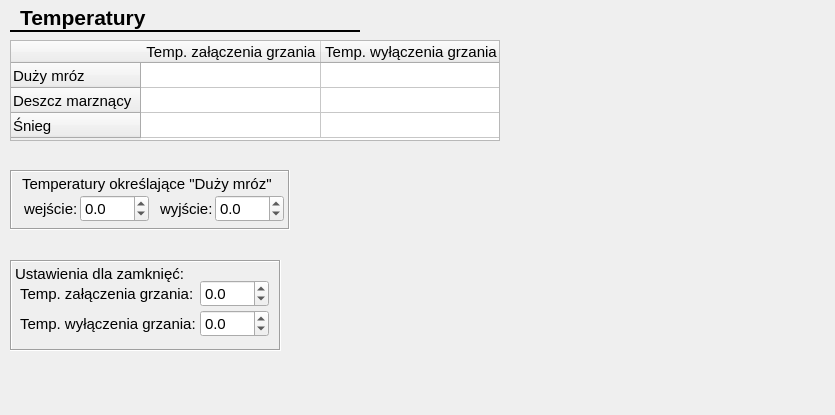
<?xml version="1.0" encoding="UTF-8"?>
<ui version="4.0">
 <class>CTemperaturesCfgForm</class>
 <widget class="QWidget" name="CTemperaturesCfgForm">
  <property name="geometry">
   <rect>
    <x>0</x>
    <y>0</y>
    <width>835</width>
    <height>415</height>
   </rect>
  </property>
  <property name="windowTitle">
   <string>Form</string>
  </property>
  <widget class="Line" name="line">
   <property name="geometry">
    <rect>
     <x>10</x>
     <y>30</y>
     <width>350</width>
     <height>3</height>
    </rect>
   </property>
   <property name="frameShadow">
    <enum>QFrame::Plain</enum>
   </property>
   <property name="lineWidth">
    <number>2</number>
   </property>
   <property name="orientation">
    <enum>Qt::Horizontal</enum>
   </property>
  </widget>
  <widget class="QLabel" name="label_13">
   <property name="geometry">
    <rect>
     <x>20</x>
     <y>5</y>
     <width>140</width>
     <height>25</height>
    </rect>
   </property>
   <property name="font">
    <font>
     <pointsize>16</pointsize>
     <weight>75</weight>
     <bold>true</bold>
     <underline>false</underline>
    </font>
   </property>
   <property name="text">
    <string>Temperatury</string>
   </property>
   <property name="textFormat">
    <enum>Qt::AutoText</enum>
   </property>
  </widget>
  <widget class="QFrame" name="frostTempFrame">
   <property name="geometry">
    <rect>
     <x>10</x>
     <y>170</y>
     <width>280</width>
     <height>60</height>
    </rect>
   </property>
   <property name="font">
    <font>
     <pointsize>11</pointsize>
    </font>
   </property>
   <property name="frameShape">
    <enum>QFrame::Box</enum>
   </property>
   <property name="frameShadow">
    <enum>QFrame::Sunken</enum>
   </property>
   <widget class="QLabel" name="label_35">
    <property name="geometry">
     <rect>
      <x>12</x>
      <y>5</y>
      <width>260</width>
      <height>17</height>
     </rect>
    </property>
    <property name="font">
     <font>
      <pointsize>11</pointsize>
     </font>
    </property>
    <property name="text">
     <string>Temperatury określające &quot;Duży mróz&quot;</string>
    </property>
   </widget>
   <widget class="QLabel" name="label_36">
    <property name="geometry">
     <rect>
      <x>14</x>
      <y>30</y>
      <width>60</width>
      <height>17</height>
     </rect>
    </property>
    <property name="font">
     <font>
      <pointsize>11</pointsize>
     </font>
    </property>
    <property name="text">
     <string>wejście:</string>
    </property>
   </widget>
   <widget class="QLabel" name="label_37">
    <property name="geometry">
     <rect>
      <x>150</x>
      <y>30</y>
      <width>60</width>
      <height>17</height>
     </rect>
    </property>
    <property name="font">
     <font>
      <pointsize>11</pointsize>
     </font>
    </property>
    <property name="text">
     <string>wyjście:</string>
    </property>
   </widget>
   <widget class="QDoubleSpinBox" name="frostTempIn">
    <property name="geometry">
     <rect>
      <x>70</x>
      <y>25</y>
      <width>69</width>
      <height>27</height>
     </rect>
    </property>
    <property name="font">
     <font>
      <pointsize>11</pointsize>
     </font>
    </property>
    <property name="decimals">
     <number>1</number>
    </property>
    <property name="minimum">
     <double>-50.000000000000000</double>
    </property>
    <property name="maximum">
     <double>100.000000000000000</double>
    </property>
    <property name="singleStep">
     <double>0.100000000000000</double>
    </property>
   </widget>
   <widget class="QDoubleSpinBox" name="frostTempOut">
    <property name="geometry">
     <rect>
      <x>205</x>
      <y>25</y>
      <width>69</width>
      <height>27</height>
     </rect>
    </property>
    <property name="font">
     <font>
      <pointsize>11</pointsize>
     </font>
    </property>
    <property name="decimals">
     <number>1</number>
    </property>
    <property name="minimum">
     <double>-50.000000000000000</double>
    </property>
    <property name="maximum">
     <double>100.000000000000000</double>
    </property>
    <property name="singleStep">
     <double>0.100000000000000</double>
    </property>
    <property name="value">
     <double>0.000000000000000</double>
    </property>
   </widget>
  </widget>
  <widget class="QTableWidget" name="weatherAutomTempTable">
   <property name="geometry">
    <rect>
     <x>10</x>
     <y>40</y>
     <width>490</width>
     <height>101</height>
    </rect>
   </property>
   <property name="font">
    <font>
     <pointsize>11</pointsize>
    </font>
   </property>
   <property name="verticalScrollBarPolicy">
    <enum>Qt::ScrollBarAlwaysOff</enum>
   </property>
   <property name="horizontalScrollBarPolicy">
    <enum>Qt::ScrollBarAlwaysOff</enum>
   </property>
   <attribute name="horizontalHeaderDefaultSectionSize">
    <number>180</number>
   </attribute>
   <attribute name="horizontalHeaderMinimumSectionSize">
    <number>50</number>
   </attribute>
   <attribute name="verticalHeaderDefaultSectionSize">
    <number>25</number>
   </attribute>
   <row>
    <property name="text">
     <string>Duży mróz</string>
    </property>
   </row>
   <row>
    <property name="text">
     <string>Deszcz marznący</string>
    </property>
   </row>
   <row>
    <property name="text">
     <string>Śnieg</string>
    </property>
   </row>
   <column>
    <property name="text">
     <string>Temp. załączenia grzania</string>
    </property>
   </column>
   <column>
    <property name="text">
     <string>Temp. wyłączenia grzania</string>
    </property>
   </column>
  </widget>
  <widget class="QFrame" name="frame_3">
   <property name="geometry">
    <rect>
     <x>10</x>
     <y>260</y>
     <width>271</width>
     <height>91</height>
    </rect>
   </property>
   <property name="font">
    <font>
     <pointsize>11</pointsize>
    </font>
   </property>
   <property name="frameShape">
    <enum>QFrame::Box</enum>
   </property>
   <property name="frameShadow">
    <enum>QFrame::Sunken</enum>
   </property>
   <widget class="QLabel" name="label_26">
    <property name="geometry">
     <rect>
      <x>5</x>
      <y>5</y>
      <width>170</width>
      <height>17</height>
     </rect>
    </property>
    <property name="font">
     <font>
      <pointsize>11</pointsize>
     </font>
    </property>
    <property name="text">
     <string>Ustawienia dla zamknięć:</string>
    </property>
   </widget>
   <widget class="QLabel" name="label_27">
    <property name="geometry">
     <rect>
      <x>10</x>
      <y>25</y>
      <width>180</width>
      <height>17</height>
     </rect>
    </property>
    <property name="font">
     <font>
      <pointsize>11</pointsize>
     </font>
    </property>
    <property name="text">
     <string>Temp. załączenia grzania:</string>
    </property>
   </widget>
   <widget class="QLabel" name="label_28">
    <property name="geometry">
     <rect>
      <x>10</x>
      <y>55</y>
      <width>180</width>
      <height>17</height>
     </rect>
    </property>
    <property name="font">
     <font>
      <pointsize>11</pointsize>
     </font>
    </property>
    <property name="text">
     <string>Temp. wyłączenia grzania:</string>
    </property>
   </widget>
   <widget class="QDoubleSpinBox" name="tLocksOn">
    <property name="geometry">
     <rect>
      <x>190</x>
      <y>20</y>
      <width>69</width>
      <height>27</height>
     </rect>
    </property>
    <property name="font">
     <font>
      <pointsize>11</pointsize>
     </font>
    </property>
    <property name="decimals">
     <number>1</number>
    </property>
    <property name="minimum">
     <double>-50.000000000000000</double>
    </property>
    <property name="singleStep">
     <double>0.100000000000000</double>
    </property>
   </widget>
   <widget class="QDoubleSpinBox" name="tLocksOff">
    <property name="geometry">
     <rect>
      <x>190</x>
      <y>50</y>
      <width>69</width>
      <height>27</height>
     </rect>
    </property>
    <property name="font">
     <font>
      <pointsize>11</pointsize>
     </font>
    </property>
    <property name="decimals">
     <number>1</number>
    </property>
    <property name="minimum">
     <double>-50.000000000000000</double>
    </property>
    <property name="singleStep">
     <double>0.100000000000000</double>
    </property>
   </widget>
  </widget>
 </widget>
 <resources/>
 <connections/>
</ui>
